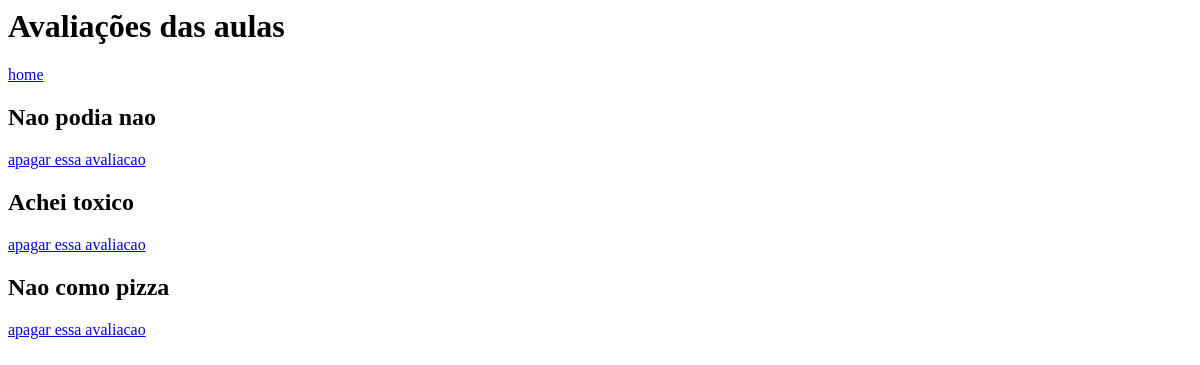
The app's page /denuncias (signed in), older data.
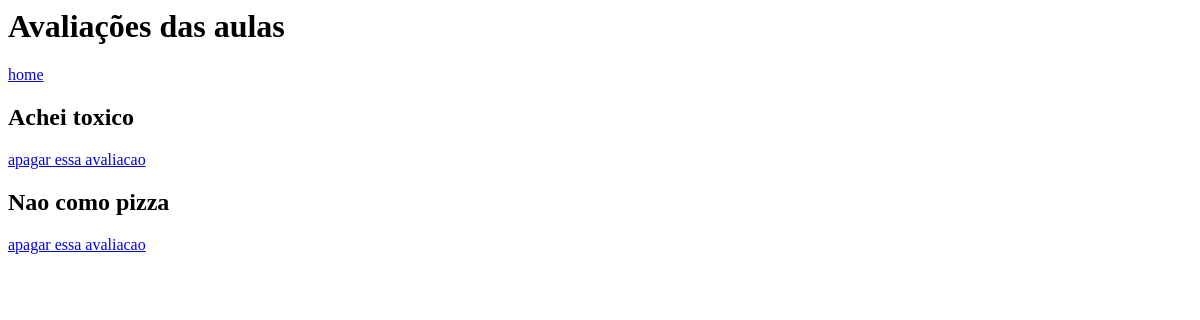
The same page, newer data.
### tables this page shows
CREATE TABLE denuncia (
    id INTEGER PRIMARY KEY AUTOINCREMENT,
    report VARCHAR(250),
    avaliacao_id INT,
    CONSTRAINT fk_avaliacao_id
    FOREIGN KEY (avaliacao_id)
    REFERENCES avaliacoes (id)
);

### app.py (the view)
@app.route('/denuncias', methods=('GET', 'POST'))
def report():
    aluno = get_student(session['email'])
    if(aluno == None):
        redirect(url_for('home'))
    print(aluno['is_admin'])
    if(aluno['is_admin'] == 0):
        return redirect(url_for('home'))
    conn = get_db_connection()
    posts = conn.execute('SELECT * FROM denuncia').fetchall()
    conn.close()
    return render_template('denuncias.html', posts=posts)

### app.py (called while the page is built)
def get_db_connection():
    conn = sqlite3.connect('database.db')
    conn.row_factory = sqlite3.Row
    return conn

def get_student(student_email):
    conn = get_db_connection()
    post = conn.execute('SELECT * FROM alunos WHERE email = ?',
                        (student_email,)).fetchone()
    conn.close()
    return post

### templates/denuncias.html
{% block content %}
    <h1>{% block title %} Avaliações das aulas {% endblock %}</h1>
    <a href="/home"> home</a>
    {% for post in posts %}
        <h2>{{ post['report'] }}</h2>
        <a href="{{url_for('deleteRep',  id=post['id'])}}"> apagar essa avaliacao</a>
    {% endfor %}
{% endblock %}

Row changes from the older to the newer data that the page shows:
removed denuncia: report "Nao podia nao"
